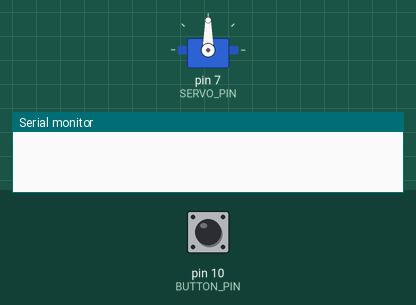
Simulated run of this sketch. Board: Arduino Uno, built with avr-gcc and run on an emulated ATmega328P. Parts: servo, the last lines printed to the serial monitor. Inputs (shaded band) come from the test bench; at power-on: pin 10 (BUTTON_PIN) HIGH.

Above: at 1.2 s.
1.3 s: pin 10 (BUTTON_PIN) pulled LOW for 0.15 s
At 2.5 s:
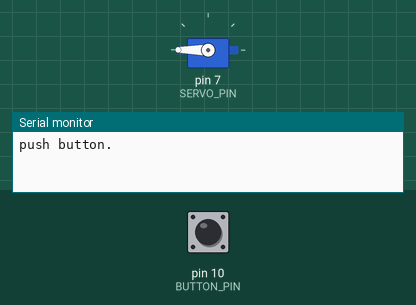
Timing chart, 0 to 5.8 s (numbered marks = the images above; inputs shaded):
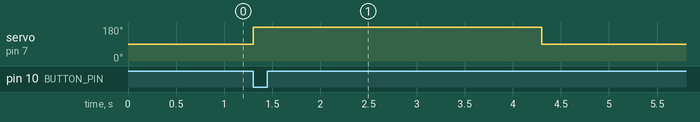

Measured:
- after the input at 1.3 s, servo on pin 7 (SERVO_PIN): 90° → 180° at once, → 90° 3.0 s later

The sketch:

jukubox_test.ino
```cpp
#include <Servo.h>

#define SERVO_PIN 7 // サーボモーターをつなぐ端子
#define BUTTON_PIN 10 // ボタンスイッチをつなぐ端子
#define SEC 3 // サーボモーターが動いてもとに戻るまでの時間（秒数）

Servo s;

int button = 0;
int button_pre = 0;

void setup() {
  Serial.begin(9600);
  pinMode(BUTTON_PIN, INPUT_PULLUP);
  s.attach(SERVO_PIN);
}

void loop() {
  button = digitalRead(BUTTON_PIN);
  if (button == 0 && button_pre == 1) {
    Serial.println("push button.");
    s.write(180);
    delay(SEC * 1000);
  }

  s.write(90);

  button_pre = button;
  delay(100);
}
```
